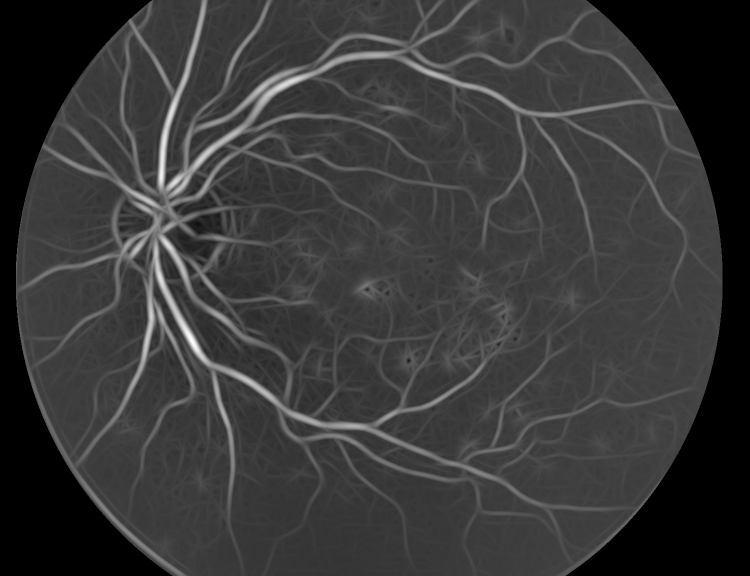
#> input picture TestFolder/FastFunctions/tester.png, 1500 x 1152 px (shown at 1/2 size)
$ python main_v2.py   (Python 2 division)   (older library calls are emulated)
#> lines starting #> are read from the running program, lines starting #| are printed output that depends on the picture; after the words box and inside, x2 and y2 are one past the last pixel; in counts of white or black regions, pixels touching at a corner belong together
#> further down, img is the input picture: shape (1152, 1500); min 0, max 255, mean 55.8
import multiprocessing
import numpy as np
import cv2
import thread
import os

"""
The multiprocessing library provides the Pool class for simple parallel processing tasks.
The Pool class has the following methods:
"""
# [5 lines left out: function BorderExtensorMatrix, not called in this run]

def FastThresholding_v1(image,threshold):
    """
    input: image (cv2 object , int)
    La idea es  usar indices logicos  en matrices de numpy
    """
#> called with threshold = 180
    img=image.copy() #crear copia
    binaryM = (image < threshold).astype(np.int)# binarizar con condicion
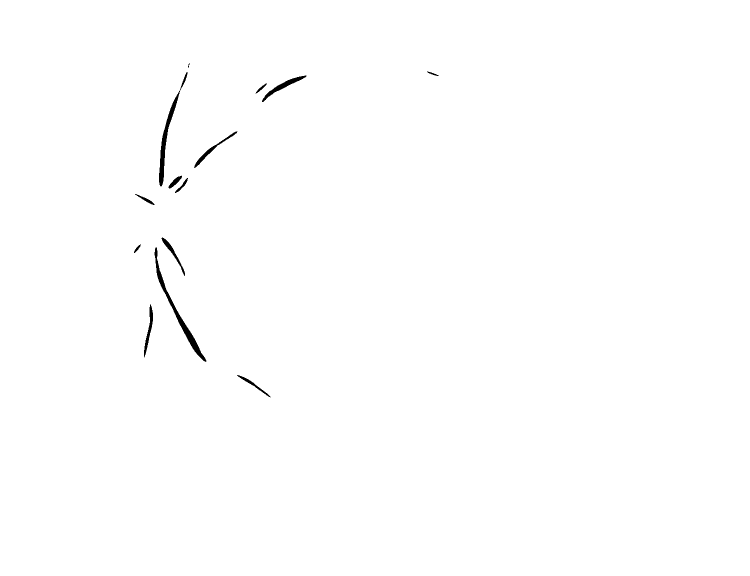
#> binaryM: shape (1152, 1500) int64 (shown at 1/2 size); values 0 (black) and 1 (white), 99.6% white; 14 black regions (1 under 20 px), largest, box (x1, y1, x2, y2) and area: (309, 494, 413, 724) 2015, (318, 144, 375, 373) 1678, (524, 151, 613, 204) 797
    index=np.nonzero(binaryM)     # encontrar indices diferentes a cero
#> index = 1720688 positions, rows 0 to 1151, columns 0 to 1499
    img[index[0],index[1]]=0      # asignar ceros
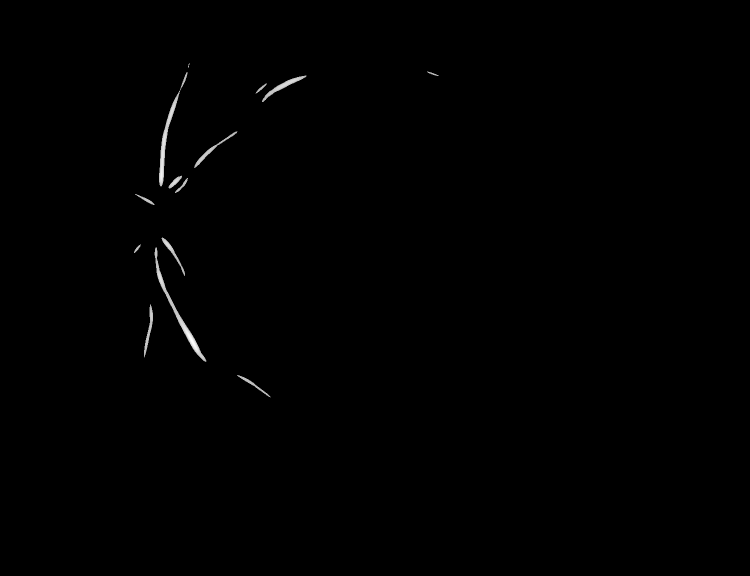
#> img: shape (1152, 1500) (shown at 1/2 size); min 0, max 255, mean 0.8
    return img

def Binarization(image,threshold=0):
    img       = image.copy()
    binaryM= (img > threshold).astype(np.int)# binarizar con condicion
    return binaryM

def Skeletonize(img):
    """ OpenCV function to return a skeletonized version of img, a Mat object"""
    img = img.copy() # don't clobber original
    skel = img.copy()
    skel[:,:] = 0
#> skel: shape (1152, 1500); 0.42% of pixels changed, all inside (x1, y1, x2, y2) = (268, 126, 878, 795)
    kernel = cv2.getStructuringElement(cv2.MORPH_CROSS, (3,3))
    counter=0
    while counter <100:
        eroded = cv2.morphologyEx(img, cv2.MORPH_ERODE, kernel)  #erosionar
        temp = cv2.morphologyEx(eroded, cv2.MORPH_DILATE, kernel)#dilatacion
        temp  = cv2.subtract(img, temp)
        skel = cv2.bitwise_or(skel, temp)
        img[:,:] = eroded[:,:]
        counter+=1
#> after the loop, counter = 100
#> in Binarization, `binaryM= (img > threshold).astype(np.int)# binarizar con condicion`:
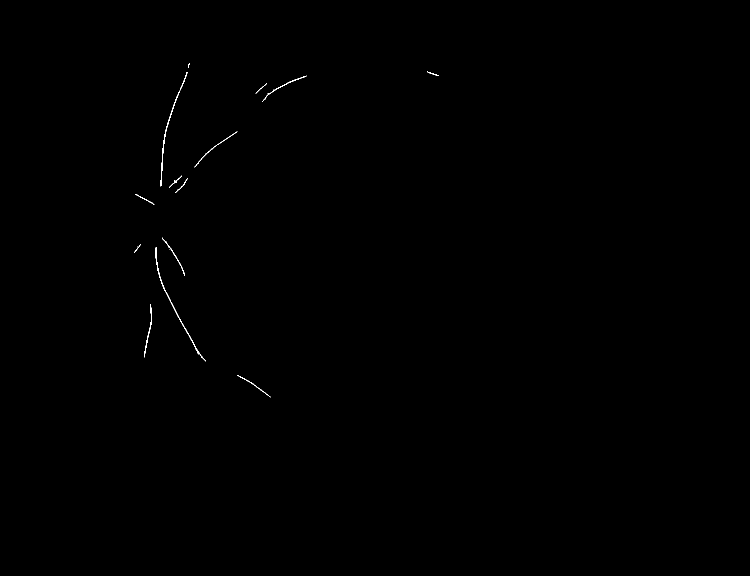
#> binaryM: shape (1152, 1500) int64 (shown at 1/2 size); values 0 (black) and 1 (white), 0.12% white in thin lines or dots, all inside (x1, y1, x2, y2) = (268, 126, 878, 795)
    return skel

def WriteImage(image,label):
    cv2.imwrite((os.getcwd()+"/Output/")+label+".png",image)
    return

def MarkExtremePoints(image):
    h,k=image.shape #tomar las dimensiones
#> h = 1152; k = 1500
    Imarked=image.copy()
    CopyImage=np.zeros((h+2,k+2),dtype=np.int8)
    CopyImage[1:h+1,1:k+1]=image
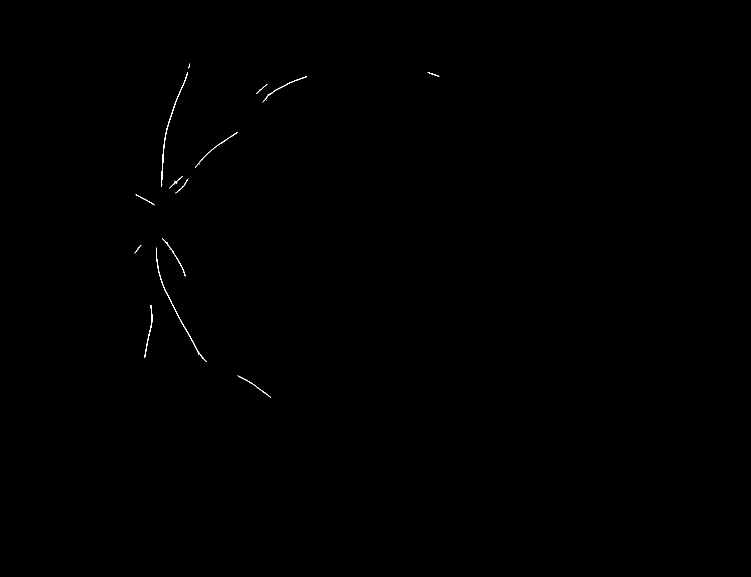
#> CopyImage: shape (1154, 1502) int8 (shown at 1/2 size); values 0 (black) and 1 (white), 0.12% white in thin lines or dots, all inside (x1, y1, x2, y2) = (269, 127, 879, 796)
    index=np.nonzero(CopyImage)   # encontrar indices diferentes a cero
#> index = 2094 positions, rows 127 to 795, columns 269 to 878
    neighbors=[[-1,0],[-1,-1],[0,-1],[1,-1],[1,0],[1,1],[0,1],[-1,1],[-1,0]]
    for i in xrange(len(index[0])):
        point=(index[0][i],index[1][i])
        value=0.0 #iniciando el valor de la suma
        for n in xrange(1,len(neighbors)):
            term1=CopyImage[point[0]+neighbors[n][0]   , point[1]+neighbors[n][1]]
            term2=CopyImage[point[0]+neighbors[n-1][0] , point[1]+neighbors[n-1][1]]
            value+=abs(int(term1)-int(term2))
        value=int(value/2.)
        #print value
        """
        Aqui las condiciones hacen mas sensible la identificacion de bordes
        es por eso que solo en caso  de que  el promedio de la suma de los vecinos
        sea 2   se identifica como borde. cualquier valor superior se toma como
        bixel intermedio y no borde
        """
        if  value >1:
            value=2
            Imarked[point[0]-1,point[1]-1]=np.int8(value) #Marcando  extremos
#> this loop made 2094 passes
#> point on passes 1 to 12: (127, 379), (128, 379), (129, 378), (129, 379), (130, 378), (130, 379), (131, 378), (132, 378), (133, 377), (133, 378), (134, 377), (134, 378)
#> Imarked: shape (1152, 1500) int64; 3 distinct labels, from 0 to 2
        #else:
        #    value =1
        #Imarked[point[0]-1,point[1]-1]=np.int8(value) #Marcando  extremos
    return  Imarked


# [99 lines left out: functions RemoveInWindow, RemoveShortSegments, not called in this run]


def Segmentation(image):
    """"
    input: image open cv
    output: segmentate image
    """
    threshold    = 180#image.max()
    Iwavelet     = image.copy()
    Ithresholded = FastThresholding_v1(Iwavelet,threshold)
    WriteImage(Ithresholded,"umbralizada")
    Ithin        = Skeletonize(Ithresholded)
    Ibinary      = Binarization(Ithin)
    Imarks       = MarkExtremePoints(Ibinary)
    WriteImage(Imarks*200,"marcadores")
#> call 2 of WriteImage, with label = 'marcadores'
#> in WriteImage (call 2), `cv2.imwrite((os.getcwd()+"/Output/")+label+".png",image)`:
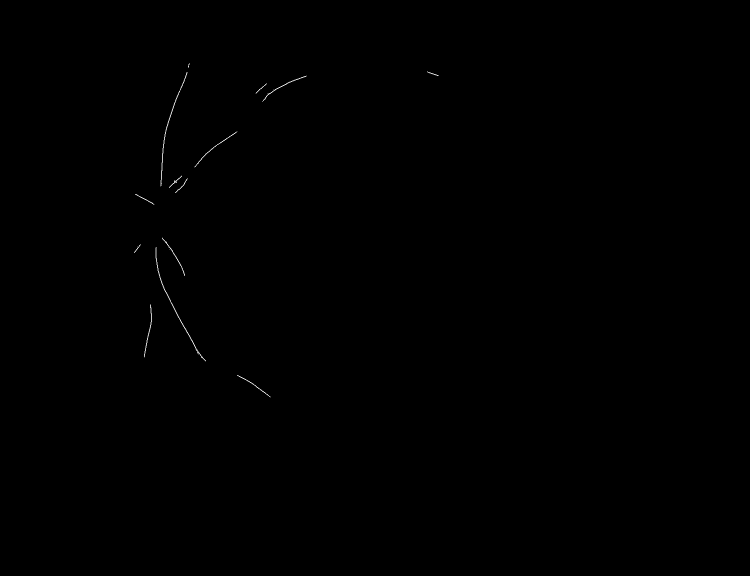
#> saved as marcadores.png: shape (1152, 1500) (shown at 1/2 size); min 0, max 255, mean 0.3
    #Iedge        = RemoveShortSegments(Imarks)
    print "Hecho!"
    return

img    = cv2.imread("tester.png",0)
Segmentation(img)
